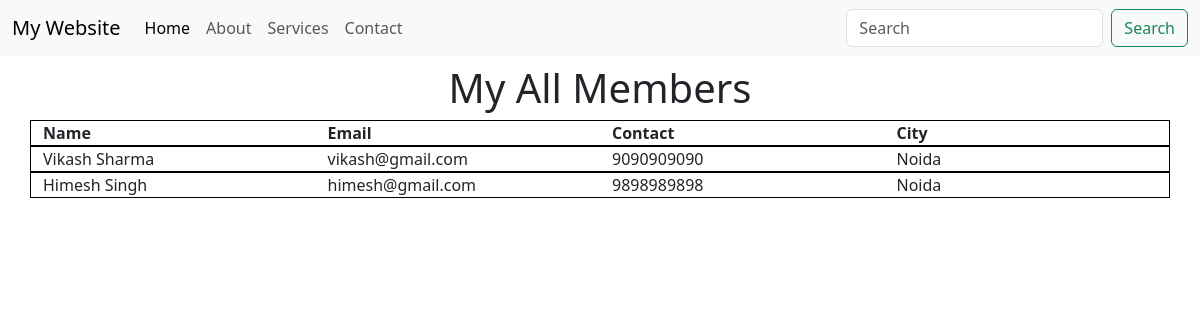
The app's page /, older data.
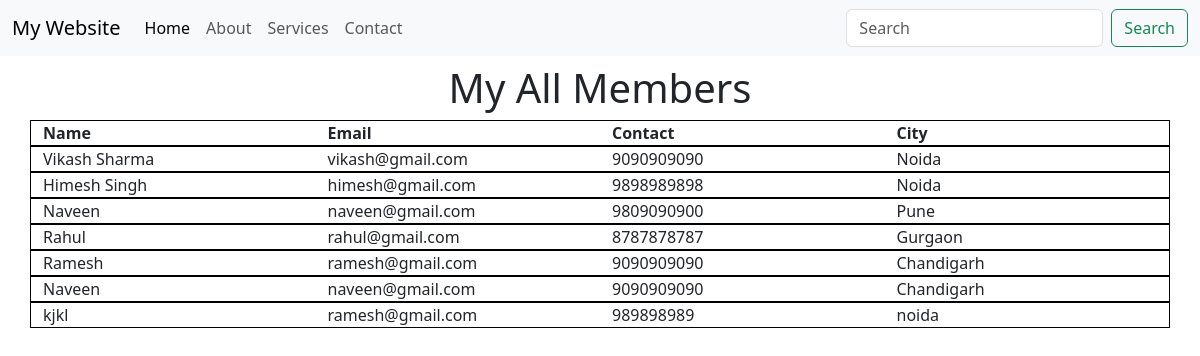
The same page, newer data.
### myapp/models.py (models this page shows, shortened)
class Member (models.Model):
    name = models.CharField(max_length=50)
    email = models.CharField(max_length=100)
    contact = models.CharField(max_length=50)
    city = models.CharField(max_length=50)

### myapp/views.py (the view)
# urls.py: path('',views.home,name="home"),
def home(request):
    all_members = Member.objects.all
    return render(request, 'home.html',{'all':all_members})

### templates/home.html (shortened to what this page needs)
{% extends 'base.html' %}
{% block content %}
<html>
    <head>
        <link rel="stylesheet" href="">
    </head>
    <body>
        <h1 class="text-center my-2">My All Members</h1>
        <div class="container my-2">
            <div class="row">
                <div class="col" id="heading">Name</div>
                <div class="col" id="heading">Email</div>
                <div class="col" id="heading">Contact</div>
                <div class="col" id="heading">City</div>
            </div>
            {% for item in all %}
            <div class="row">
                <div class="col">{{item.name}} </div>
                <div class="col">{{item.email}}</div>
                <div class="col">{{item.contact}}</div>
                <div class="col">{{item.city}}</div>
            </div>
        {% endfor %}
        </div>
    </body>
</html>
{% endblock content %}

### templates/base.html (shortened to what this page needs)
<!DOCTYPE html>
<html>
    <head>
        <link rel="stylesheet" href="">
        <link href="https://cdn.jsdelivr.net/npm/bootstrap@5.3.0-alpha1/dist/css/bootstrap.min.css" rel="stylesheet">
    </head>
    <body>
        <nav class="navbar navbar-expand-lg bg-body-tertiary">
            <div class="container-fluid">
              <a class="navbar-brand" href="/">My Website</a>
              <div class="collapse navbar-collapse" id="navbarSupportedContent">
                <ul class="navbar-nav me-auto mb-2 mb-lg-0">
                  <li class="nav-item">
                    <a class="nav-link active" aria-current="page" href="/">Home</a>
                  </li>
                  <li class="nav-item">
                    <a class="nav-link" href="about">About</a>
                  </li>
                  <li class="nav-item">
                    <a class="nav-link" href="services">Services</a>
                  </li>
                  <li class="nav-item">
                    <a class="nav-link" href="contact">Contact</a>
                  </li>
                </ul>
                <form class="d-flex" role="search">
                  <input class="form-control me-2" type="search" placeholder="Search" aria-label="Search">
                  <button class="btn btn-outline-success" type="submit">Search</button>
                </form>
              </div>
            </div>
          </nav>
          {% block content %}{% endblock content %}
    </body>
</html>

### templates/home.html (style rules this page uses)
.row { border: 1px solid black; }
#heading { font-weight: bold; }

Row changes from the older to the newer data that the page shows:
added Member: name "Naveen", email "naveen@gmail.com", contact "9809090900", city "Pune"
added Member: name "Rahul", email "rahul@gmail.com", contact "8787878787", city "Gurgaon"
added Member: name "Ramesh", email "ramesh@gmail.com", contact "9090909090", city "Chandigarh"
added Member: name "Naveen", email "naveen@gmail.com", contact "9090909090", city "Chandigarh"
added Member: name "kjkl", email "ramesh@gmail.com", contact "989898989", city "noida"
